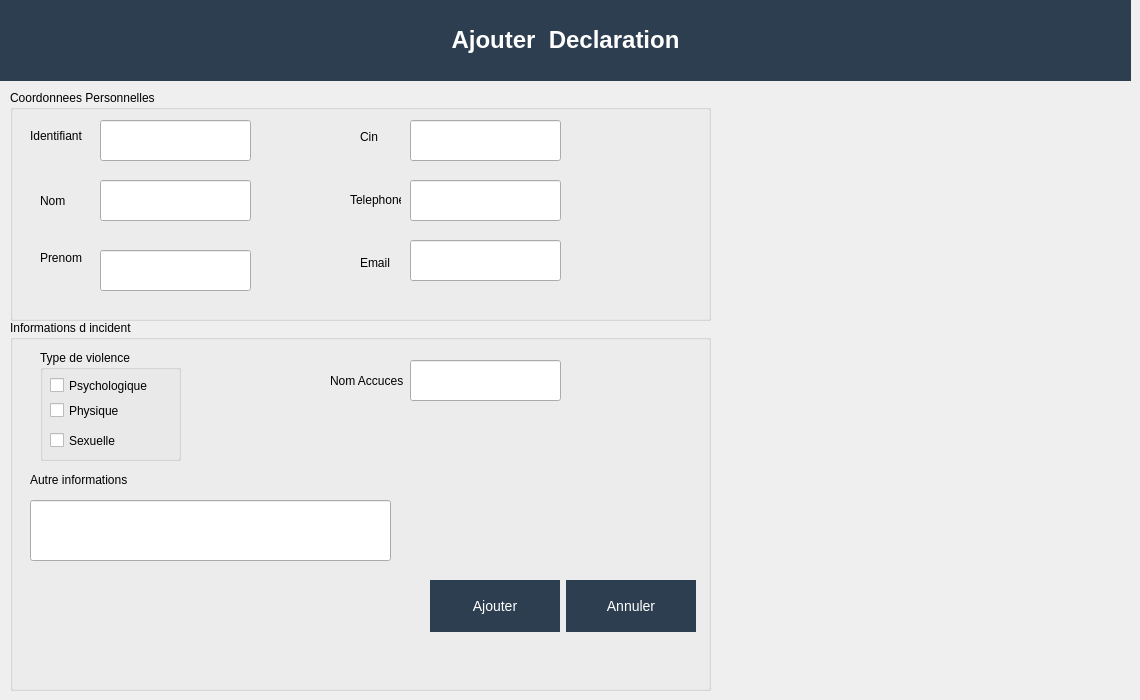
            <widget class="QWidget" name="tab_15">
             <attribute name="title">
              <string>    Ajouter    </string>
             </attribute>
             <widget class="QLabel" name="label_76">
              <property name="geometry">
               <rect>
                <x>0</x>
                <y>0</y>
                <width>1131</width>
                <height>81</height>
               </rect>
              </property>
              <property name="styleSheet">
               <string notr="true">background-color :#2c3e50
;</string>
              </property>
              <property name="text">
               <string>&lt;!DOCTYPE HTML PUBLIC &quot;-//W3C//DTD HTML 4.0//EN&quot; &quot;http://www.w3.org/TR/REC-html40/strict.dtd&quot;&gt;
&lt;html&gt;&lt;head&gt;&lt;meta name=&quot;qrichtext&quot; content=&quot;1&quot; /&gt;&lt;style type=&quot;text/css&quot;&gt;
p, li { white-space: pre-wrap; }
&lt;/style&gt;&lt;/head&gt;&lt;body style=&quot; font-family:'MS Shell Dlg 2'; font-size:8pt; font-weight:400; font-style:normal;&quot;&gt;
&lt;p align=&quot;center&quot; style=&quot; margin-top:0px; margin-bottom:0px; margin-left:0px; margin-right:0px; -qt-block-indent:0; text-indent:0px;&quot;&gt;&lt;span style=&quot; font-size:18pt; font-weight:600; color:#ffffff;&quot;&gt;Ajouter  Declaration&lt;/span&gt;&lt;/p&gt;&lt;/body&gt;&lt;/html&gt;</string>
              </property>
             </widget>
             <widget class="QGroupBox" name="groupBox_10">
              <property name="geometry">
               <rect>
                <x>10</x>
                <y>90</y>
                <width>701</width>
                <height>231</height>
               </rect>
              </property>
              <property name="title">
               <string>Coordonnees Personnelles</string>
              </property>
              <widget class="QLabel" name="label_77">
               <property name="geometry">
                <rect>
                 <x>20</x>
                 <y>30</y>
                 <width>61</width>
                 <height>31</height>
                </rect>
               </property>
               <property name="text">
                <string>Identifiant</string>
               </property>
              </widget>
              <widget class="QLabel" name="LeNom_2">
               <property name="geometry">
                <rect>
                 <x>30</x>
                 <y>100</y>
                 <width>91</width>
                 <height>21</height>
                </rect>
               </property>
               <property name="text">
                <string>Nom</string>
               </property>
              </widget>
              <widget class="QLabel" name="label_78">
               <property name="geometry">
                <rect>
                 <x>30</x>
                 <y>160</y>
                 <width>55</width>
                 <height>16</height>
                </rect>
               </property>
               <property name="text">
                <string>Prenom</string>
               </property>
              </widget>
              <widget class="QLineEdit" name="leId_2">
               <property name="geometry">
                <rect>
                 <x>90</x>
                 <y>30</y>
                 <width>151</width>
                 <height>41</height>
                </rect>
               </property>
              </widget>
              <widget class="QLineEdit" name="leNom_2">
               <property name="geometry">
                <rect>
                 <x>90</x>
                 <y>90</y>
                 <width>151</width>
                 <height>41</height>
                </rect>
               </property>
              </widget>
              <widget class="QLineEdit" name="LeTel_2">
               <property name="geometry">
                <rect>
                 <x>400</x>
                 <y>90</y>
                 <width>151</width>
                 <height>41</height>
                </rect>
               </property>
              </widget>
              <widget class="QLineEdit" name="LeEmail_2">
               <property name="geometry">
                <rect>
                 <x>400</x>
                 <y>150</y>
                 <width>151</width>
                 <height>41</height>
                </rect>
               </property>
              </widget>
              <widget class="QLabel" name="label_79">
               <property name="geometry">
                <rect>
                 <x>350</x>
                 <y>40</y>
                 <width>47</width>
                 <height>13</height>
                </rect>
               </property>
               <property name="text">
                <string>Cin</string>
               </property>
              </widget>
              <widget class="QLabel" name="label_80">
               <property name="geometry">
                <rect>
                 <x>340</x>
                 <y>100</y>
                 <width>51</width>
                 <height>20</height>
                </rect>
               </property>
               <property name="text">
                <string>Telephone</string>
               </property>
              </widget>
              <widget class="QLabel" name="label_81">
               <property name="geometry">
                <rect>
                 <x>350</x>
                 <y>163</y>
                 <width>61</width>
                 <height>20</height>
                </rect>
               </property>
               <property name="text">
                <string>Email</string>
               </property>
              </widget>
              <widget class="QLineEdit" name="lePrenom_2">
               <property name="geometry">
                <rect>
                 <x>90</x>
                 <y>160</y>
                 <width>151</width>
                 <height>41</height>
                </rect>
               </property>
              </widget>
              <widget class="QLineEdit" name="LeCin_2">
               <property name="geometry">
                <rect>
                 <x>400</x>
                 <y>30</y>
                 <width>151</width>
                 <height>41</height>
                </rect>
               </property>
              </widget>
             </widget>
             <widget class="QGroupBox" name="groupBox_11">
              <property name="geometry">
               <rect>
                <x>10</x>
                <y>320</y>
                <width>701</width>
                <height>371</height>
               </rect>
              </property>
              <property name="title">
               <string>Informations d incident</string>
              </property>
              <widget class="QLabel" name="label_82">
               <property name="geometry">
                <rect>
                 <x>320</x>
                 <y>40</y>
                 <width>101</width>
                 <height>41</height>
                </rect>
               </property>
               <property name="text">
                <string>Nom Accuces</string>
               </property>
              </widget>
              <widget class="QLabel" name="label_83">
               <property name="geometry">
                <rect>
                 <x>20</x>
                 <y>150</y>
                 <width>131</width>
                 <height>20</height>
                </rect>
               </property>
               <property name="text">
                <string>Autre informations </string>
               </property>
              </widget>
              <widget class="QLineEdit" name="LeNomA_2">
               <property name="geometry">
                <rect>
                 <x>400</x>
                 <y>40</y>
                 <width>151</width>
                 <height>41</height>
                </rect>
               </property>
              </widget>
              <widget class="QLineEdit" name="commentaire_2">
               <property name="geometry">
                <rect>
                 <x>20</x>
                 <y>180</y>
                 <width>361</width>
                 <height>61</height>
                </rect>
               </property>
              </widget>
              <widget class="QGroupBox" name="groupBox_12">
               <property name="geometry">
                <rect>
                 <x>30</x>
                 <y>30</y>
                 <width>141</width>
                 <height>111</height>
                </rect>
               </property>
               <property name="title">
                <string>Type de violence</string>
               </property>
               <widget class="QCheckBox" name="psy_3">
                <property name="geometry">
                 <rect>
                  <x>10</x>
                  <y>20</y>
                  <width>101</width>
                  <height>31</height>
                 </rect>
                </property>
                <property name="text">
                 <string>Psychologique</string>
                </property>
               </widget>
               <widget class="QCheckBox" name="phy_3">
                <property name="geometry">
                 <rect>
                  <x>10</x>
                  <y>50</y>
                  <width>111</width>
                  <height>21</height>
                 </rect>
                </property>
                <property name="text">
                 <string>Physique</string>
                </property>
               </widget>
               <widget class="QCheckBox" name="sex_3">
                <property name="geometry">
                 <rect>
                  <x>10</x>
                  <y>80</y>
                  <width>81</width>
                  <height>21</height>
                 </rect>
                </property>
                <property name="text">
                 <string>Sexuelle</string>
                </property>
               </widget>
              </widget>
              <widget class="QWidget" name="layoutWidget_14">
               <property name="geometry">
                <rect>
                 <x>420</x>
                 <y>260</y>
                 <width>268</width>
                 <height>52</height>
                </rect>
               </property>
               <layout class="QHBoxLayout" name="horizontalLayout_6">
                <item>
                 <widget class="QPushButton" name="ajouter_2">
                  <property name="sizePolicy">
                   <sizepolicy hsizetype="Maximum" vsizetype="Preferred">
                    <horstretch>0</horstretch>
                    <verstretch>0</verstretch>
                   </sizepolicy>
                  </property>
                  <property name="styleSheet">
                   <string notr="true">QPushButton{
font-family: &quot;Roboto&quot;, sans-serif;
    text-transform: uppercase;
    outline: 0;
    background: #2c3e50;
    color: #FFFFFF;
    width: 100%;
    border: 0;
    padding: 15px;
    font-size: 14px;
    -webkit-transition: all 0.3 ease;
    transition: all 0.3 ease;
    cursor: pointer;

}
QPushButton:hover
{

    background: #3498db;
}</string>
                  </property>
                  <property name="text">
                   <string>Ajouter</string>
                  </property>
                  <property name="autoDefault">
                   <bool>true</bool>
                  </property>
                  <property name="default">
                   <bool>false</bool>
                  </property>
                  <property name="flat">
                   <bool>false</bool>
                  </property>
                 </widget>
                </item>
                <item>
                 <widget class="QPushButton" name="pushButton_31">
                  <property name="sizePolicy">
                   <sizepolicy hsizetype="Maximum" vsizetype="Preferred">
                    <horstretch>0</horstretch>
                    <verstretch>0</verstretch>
                   </sizepolicy>
                  </property>
                  <property name="styleSheet">
                   <string notr="true">QPushButton{
font-family: &quot;Roboto&quot;, sans-serif;
    text-transform: uppercase;
    outline: 0;
    background: #2c3e50;
    color: #FFFFFF;
    width: 100%;
    border: 0;
    padding: 15px;
    font-size: 14px;
    -webkit-transition: all 0.3 ease;
    transition: all 0.3 ease;
    cursor: pointer;

}
QPushButton:hover
{

    background: #3498db;
}</string>
                  </property>
                  <property name="text">
                   <string>Annuler</string>
                  </property>
                  <property name="icon">
                   <iconset resource="resource.qrc">
                    <normaloff>:/img/icons8-delete-48.png</normaloff>:/img/icons8-delete-48.png</iconset>
                  </property>
                  <property name="iconSize">
                   <size>
                    <width>20</width>
                    <height>20</height>
                   </size>
                  </property>
                 </widget>
                </item>
               </layout>
              </widget>
             </widget>
            </widget>
